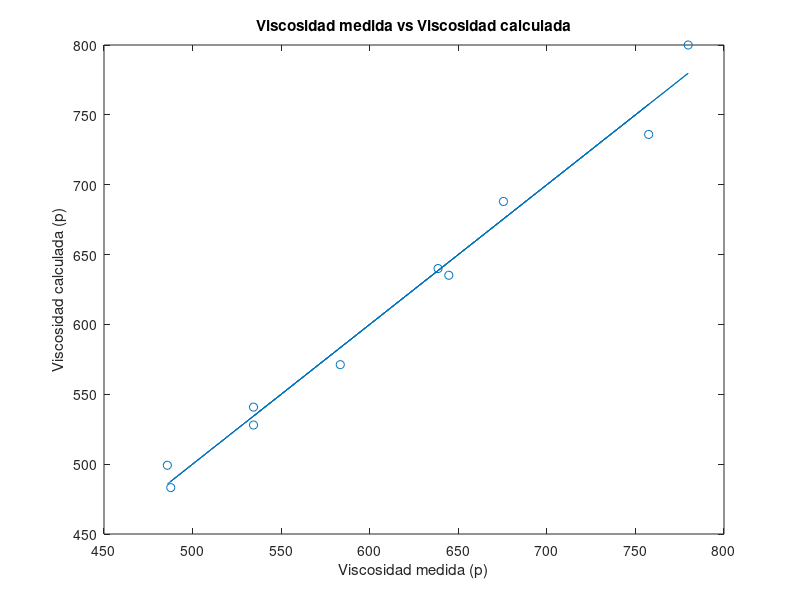
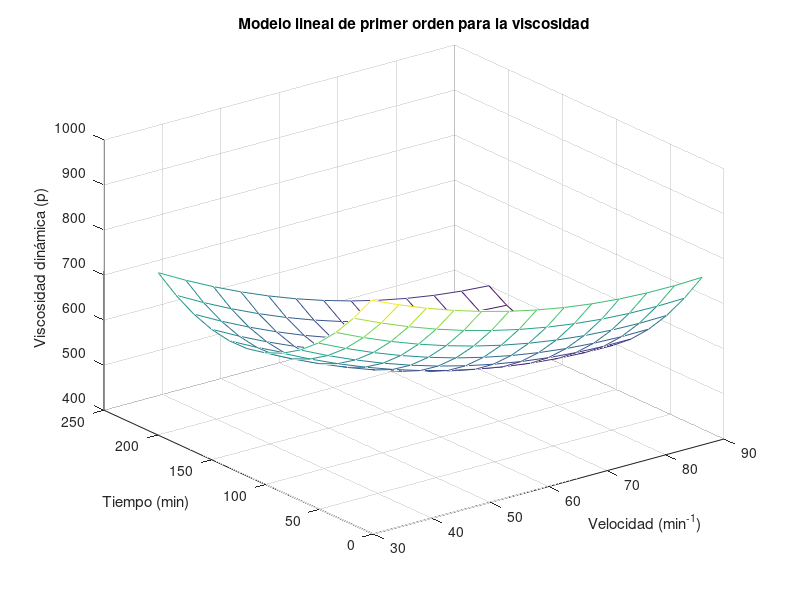

MATLAB code to generate these figures, in order:
%Aproximacion polinomial segundo orden 
clc
clear
close all
n=6% Numero de coeficientes 
P=[499.2 640.0 635.2 736.0 688.0 483.2 800.0 571.2 528.0 540.8]% y
V=[80 40 80 40 31.72 88.28 60 60 60 60] %X1
T=[180 180 40 40 110 110 11.02 208.98 110 110]  %X2 ^(-1)
O=13%obsevaciones
%Definicion de 
X=zeros(length(P),n)
for i=1:n
    for j=1:length(P)
     X(j,i)=1
    if i==2
     X(j,i)=V(j)
    end
    if i==3
     X(j,i)=T(j)
    end
     if i==4
     X(j,i)=T(j)*V(j)
     end
      if i==5
     X(j,i)=V(j) ^2
      end
      if i==6
     X(j,i)=T(j) ^2
      end
    end
end
Xt=X'
    alfa=((Xt*X)^-1)*Xt*P'

M=O;
X1=linspace(min(V),max(V),M);
X2=linspace(min(T),max(T),M);
[x1,x2]=meshgrid(X1,X2);
y=alfa(1)+alfa(2).*x1+alfa(3).*x2+alfa(4).*x1.*x2+alfa(5).*x1.^2+alfa(6).*x2.^2;
yc=alfa(1)+alfa(2).*V+alfa(3).*T+alfa(4).*V.*T+alfa(5).*V.^2+alfa(6).*T.^2;
%Grafica comparativa
figure(1)
plot(yc,yc)
hold on
scatter(yc,P)
title('Viscosidad medida vs Viscosidad calculada')
xlabel('Viscosidad medida (p)')
ylabel('Viscosidad calculada (p)')
%Grafica 3D
figure(2)
mesh(x1,x2,y)
title('Modelo lineal de primer orden para la viscosidad')
xlabel('Velocidad (min^-^1)')
ylabel('Tiempo (min)')
zlabel('Viscosidad dinámica (p)')
